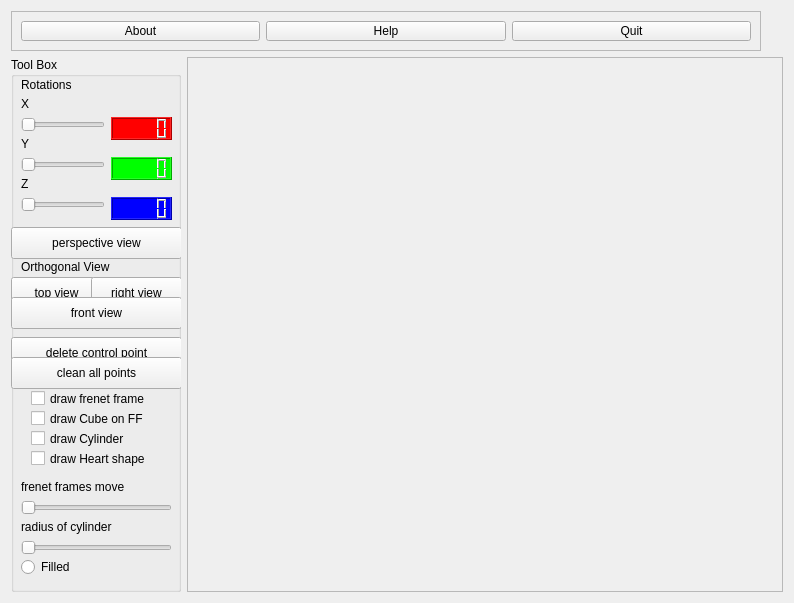
<?xml version="1.0" encoding="UTF-8"?>
<ui version="4.0">
 <class>frmMain</class>
 <widget class="QWidget" name="frmMain">
  <property name="geometry">
   <rect>
    <x>0</x>
    <y>0</y>
    <width>794</width>
    <height>603</height>
   </rect>
  </property>
  <property name="windowTitle">
   <string>OpenGl - Qt -Direct Mode Drawing</string>
  </property>
  <layout class="QGridLayout" name="gridLayout">
   <item row="1" column="1">
    <widget class="QScrollArea" name="glWidgetArea">
     <property name="sizePolicy">
      <sizepolicy hsizetype="Ignored" vsizetype="Ignored">
       <horstretch>0</horstretch>
       <verstretch>0</verstretch>
      </sizepolicy>
     </property>
     <property name="verticalScrollBarPolicy">
      <enum>Qt::ScrollBarAlwaysOff</enum>
     </property>
     <property name="horizontalScrollBarPolicy">
      <enum>Qt::ScrollBarAlwaysOff</enum>
     </property>
     <property name="widgetResizable">
      <bool>true</bool>
     </property>
     <widget class="QWidget" name="scrollAreaWidgetContents">
      <property name="geometry">
       <rect>
        <x>0</x>
        <y>0</y>
        <width>582</width>
        <height>521</height>
       </rect>
      </property>
     </widget>
    </widget>
   </item>
   <item row="0" column="0" colspan="2">
    <widget class="QFrame" name="frame">
     <property name="enabled">
      <bool>true</bool>
     </property>
     <property name="maximumSize">
      <size>
       <width>750</width>
       <height>40</height>
      </size>
     </property>
     <property name="frameShape">
      <enum>QFrame::StyledPanel</enum>
     </property>
     <property name="frameShadow">
      <enum>QFrame::Raised</enum>
     </property>
     <layout class="QHBoxLayout" name="horizontalLayout">
      <item>
       <widget class="QPushButton" name="pushButton_10">
        <property name="text">
         <string>About</string>
        </property>
       </widget>
      </item>
      <item>
       <widget class="QPushButton" name="pushButton_11">
        <property name="text">
         <string>Help</string>
        </property>
       </widget>
      </item>
      <item>
       <widget class="QPushButton" name="btnClose">
        <property name="text">
         <string>Quit</string>
        </property>
       </widget>
      </item>
     </layout>
    </widget>
   </item>
   <item row="1" column="0">
    <widget class="QGroupBox" name="groupBox">
     <property name="maximumSize">
      <size>
       <width>170</width>
       <height>900</height>
      </size>
     </property>
     <property name="title">
      <string>Tool Box</string>
     </property>
     <widget class="QLabel" name="label_2">
      <property name="geometry">
       <rect>
        <x>10</x>
        <y>20</y>
        <width>61</width>
        <height>16</height>
       </rect>
      </property>
      <property name="text">
       <string>Rotations</string>
      </property>
     </widget>
     <widget class="QWidget" name="layoutWidget">
      <property name="geometry">
       <rect>
        <x>10</x>
        <y>80</y>
        <width>151</width>
        <height>54</height>
       </rect>
      </property>
      <layout class="QFormLayout" name="formLayout">
       <item row="1" column="0">
        <widget class="QSlider" name="horizontalSlider_2">
         <property name="maximum">
          <number>360</number>
         </property>
         <property name="pageStep">
          <number>1</number>
         </property>
         <property name="orientation">
          <enum>Qt::Horizontal</enum>
         </property>
        </widget>
       </item>
       <item row="1" column="1">
        <widget class="QLCDNumber" name="lcdNumber_2">
         <property name="styleSheet">
          <string notr="true">background-color: rgb(0, 255, 0);</string>
         </property>
        </widget>
       </item>
       <item row="0" column="0">
        <widget class="QLabel" name="label_3">
         <property name="text">
          <string>Y</string>
         </property>
        </widget>
       </item>
      </layout>
     </widget>
     <widget class="QWidget" name="layoutWidget">
      <property name="geometry">
       <rect>
        <x>10</x>
        <y>40</y>
        <width>151</width>
        <height>54</height>
       </rect>
      </property>
      <layout class="QFormLayout" name="formLayout_2">
       <item row="0" column="0">
        <widget class="QLabel" name="label">
         <property name="text">
          <string>X </string>
         </property>
        </widget>
       </item>
       <item row="1" column="0">
        <widget class="QSlider" name="horizontalSlider">
         <property name="maximum">
          <number>360</number>
         </property>
         <property name="pageStep">
          <number>1</number>
         </property>
         <property name="orientation">
          <enum>Qt::Horizontal</enum>
         </property>
        </widget>
       </item>
       <item row="1" column="1">
        <widget class="QLCDNumber" name="lcdNumber">
         <property name="styleSheet">
          <string notr="true">background-color: rgb(255, 0, 0);</string>
         </property>
        </widget>
       </item>
      </layout>
     </widget>
     <widget class="QWidget" name="layoutWidget">
      <property name="geometry">
       <rect>
        <x>10</x>
        <y>120</y>
        <width>151</width>
        <height>54</height>
       </rect>
      </property>
      <layout class="QFormLayout" name="formLayout_3">
       <item row="0" column="0">
        <widget class="QLabel" name="label_4">
         <property name="text">
          <string>Z</string>
         </property>
        </widget>
       </item>
       <item row="1" column="0">
        <widget class="QSlider" name="horizontalSlider_3">
         <property name="maximum">
          <number>360</number>
         </property>
         <property name="pageStep">
          <number>1</number>
         </property>
         <property name="orientation">
          <enum>Qt::Horizontal</enum>
         </property>
        </widget>
       </item>
       <item row="1" column="1">
        <widget class="QLCDNumber" name="lcdNumber_3">
         <property name="styleSheet">
          <string notr="true">background-color: rgb(0,0, 255);</string>
         </property>
        </widget>
       </item>
      </layout>
     </widget>
     <widget class="QRadioButton" name="radioButton">
      <property name="geometry">
       <rect>
        <x>10</x>
        <y>500</y>
        <width>61</width>
        <height>20</height>
       </rect>
      </property>
      <property name="text">
       <string>Filled</string>
      </property>
     </widget>
     <widget class="QPushButton" name="pushButton">
      <property name="geometry">
       <rect>
        <x>0</x>
        <y>170</y>
        <width>171</width>
        <height>32</height>
       </rect>
      </property>
      <property name="text">
       <string>perspective view</string>
      </property>
     </widget>
     <widget class="QPushButton" name="pushButton_2">
      <property name="geometry">
       <rect>
        <x>0</x>
        <y>220</y>
        <width>91</width>
        <height>32</height>
       </rect>
      </property>
      <property name="text">
       <string>top view</string>
      </property>
     </widget>
     <widget class="QPushButton" name="pushButton_3">
      <property name="geometry">
       <rect>
        <x>80</x>
        <y>220</y>
        <width>91</width>
        <height>32</height>
       </rect>
      </property>
      <property name="text">
       <string>right view</string>
      </property>
     </widget>
     <widget class="QPushButton" name="pushButton_4">
      <property name="geometry">
       <rect>
        <x>0</x>
        <y>240</y>
        <width>171</width>
        <height>32</height>
       </rect>
      </property>
      <property name="text">
       <string>front view</string>
      </property>
     </widget>
     <widget class="QPushButton" name="pushButton_5">
      <property name="geometry">
       <rect>
        <x>0</x>
        <y>280</y>
        <width>171</width>
        <height>32</height>
       </rect>
      </property>
      <property name="text">
       <string>delete control point</string>
      </property>
     </widget>
     <widget class="QSlider" name="horizontalSlider_4">
      <property name="geometry">
       <rect>
        <x>10</x>
        <y>440</y>
        <width>151</width>
        <height>22</height>
       </rect>
      </property>
      <property name="minimum">
       <number>1</number>
      </property>
      <property name="maximum">
       <number>100</number>
      </property>
      <property name="orientation">
       <enum>Qt::Horizontal</enum>
      </property>
     </widget>
     <widget class="QLabel" name="label_5">
      <property name="geometry">
       <rect>
        <x>10</x>
        <y>420</y>
        <width>141</width>
        <height>19</height>
       </rect>
      </property>
      <property name="text">
       <string>frenet frames move</string>
      </property>
     </widget>
     <widget class="QPushButton" name="pushButton_6">
      <property name="geometry">
       <rect>
        <x>0</x>
        <y>300</y>
        <width>171</width>
        <height>32</height>
       </rect>
      </property>
      <property name="text">
       <string>clean all points</string>
      </property>
     </widget>
     <widget class="QCheckBox" name="checkBox_2">
      <property name="geometry">
       <rect>
        <x>20</x>
        <y>350</y>
        <width>141</width>
        <height>23</height>
       </rect>
      </property>
      <property name="text">
       <string>draw Cube on FF</string>
      </property>
     </widget>
     <widget class="QCheckBox" name="checkBox_3">
      <property name="geometry">
       <rect>
        <x>20</x>
        <y>330</y>
        <width>141</width>
        <height>23</height>
       </rect>
      </property>
      <property name="text">
       <string>draw frenet frame</string>
      </property>
      <property name="autoRepeat">
       <bool>true</bool>
      </property>
     </widget>
     <widget class="QLabel" name="label_6">
      <property name="geometry">
       <rect>
        <x>10</x>
        <y>200</y>
        <width>131</width>
        <height>19</height>
       </rect>
      </property>
      <property name="text">
       <string>Orthogonal View</string>
      </property>
     </widget>
     <widget class="QSlider" name="horizontalSlider_5">
      <property name="geometry">
       <rect>
        <x>10</x>
        <y>480</y>
        <width>151</width>
        <height>22</height>
       </rect>
      </property>
      <property name="minimum">
       <number>1</number>
      </property>
      <property name="maximum">
       <number>5</number>
      </property>
      <property name="orientation">
       <enum>Qt::Horizontal</enum>
      </property>
     </widget>
     <widget class="QLabel" name="label_7">
      <property name="geometry">
       <rect>
        <x>10</x>
        <y>460</y>
        <width>141</width>
        <height>19</height>
       </rect>
      </property>
      <property name="text">
       <string>radius of cylinder</string>
      </property>
     </widget>
     <widget class="QCheckBox" name="checkBox_4">
      <property name="geometry">
       <rect>
        <x>20</x>
        <y>390</y>
        <width>141</width>
        <height>23</height>
       </rect>
      </property>
      <property name="text">
       <string>draw Heart shape</string>
      </property>
     </widget>
     <widget class="QCheckBox" name="checkBox">
      <property name="geometry">
       <rect>
        <x>20</x>
        <y>370</y>
        <width>121</width>
        <height>23</height>
       </rect>
      </property>
      <property name="text">
       <string>draw Cylinder</string>
      </property>
     </widget>
    </widget>
   </item>
  </layout>
 </widget>
 <resources/>
 <connections>
  <connection>
   <sender>btnClose</sender>
   <signal>clicked()</signal>
   <receiver>frmMain</receiver>
   <slot>endit()</slot>
   <hints>
    <hint type="sourcelabel">
     <x>753</x>
     <y>45</y>
    </hint>
    <hint type="destinationlabel">
     <x>657</x>
     <y>530</y>
    </hint>
   </hints>
  </connection>
  <connection>
   <sender>btnClose</sender>
   <signal>clicked()</signal>
   <receiver>frmMain</receiver>
   <slot>clear()</slot>
   <hints>
    <hint type="sourcelabel">
     <x>753</x>
     <y>45</y>
    </hint>
    <hint type="destinationlabel">
     <x>650</x>
     <y>579</y>
    </hint>
   </hints>
  </connection>
  <connection>
   <sender>pushButton_10</sender>
   <signal>clicked()</signal>
   <receiver>frmMain</receiver>
   <slot>aboutBut()</slot>
   <hints>
    <hint type="sourcelabel">
     <x>99</x>
     <y>45</y>
    </hint>
    <hint type="destinationlabel">
     <x>793</x>
     <y>41</y>
    </hint>
   </hints>
  </connection>
  <connection>
   <sender>pushButton_11</sender>
   <signal>clicked()</signal>
   <receiver>frmMain</receiver>
   <slot>helpBut()</slot>
   <hints>
    <hint type="sourcelabel">
     <x>437</x>
     <y>45</y>
    </hint>
    <hint type="destinationlabel">
     <x>196</x>
     <y>101</y>
    </hint>
   </hints>
  </connection>
  <connection>
   <sender>btnClose</sender>
   <signal>clicked()</signal>
   <receiver>frmMain</receiver>
   <slot>endit()</slot>
   <hints>
    <hint type="sourcelabel">
     <x>625</x>
     <y>32</y>
    </hint>
    <hint type="destinationlabel">
     <x>194</x>
     <y>215</y>
    </hint>
   </hints>
  </connection>
  <connection>
   <sender>horizontalSlider</sender>
   <signal>valueChanged(int)</signal>
   <receiver>frmMain</receiver>
   <slot>xrot(int)</slot>
   <hints>
    <hint type="sourcelabel">
     <x>107</x>
     <y>132</y>
    </hint>
    <hint type="destinationlabel">
     <x>186</x>
     <y>256</y>
    </hint>
   </hints>
  </connection>
  <connection>
   <sender>horizontalSlider_2</sender>
   <signal>valueChanged(int)</signal>
   <receiver>frmMain</receiver>
   <slot>yrot(int)</slot>
   <hints>
    <hint type="sourcelabel">
     <x>98</x>
     <y>172</y>
    </hint>
    <hint type="destinationlabel">
     <x>188</x>
     <y>306</y>
    </hint>
   </hints>
  </connection>
  <connection>
   <sender>horizontalSlider_3</sender>
   <signal>valueChanged(int)</signal>
   <receiver>frmMain</receiver>
   <slot>zrot(int)</slot>
   <hints>
    <hint type="sourcelabel">
     <x>107</x>
     <y>212</y>
    </hint>
    <hint type="destinationlabel">
     <x>190</x>
     <y>401</y>
    </hint>
   </hints>
  </connection>
  <connection>
   <sender>horizontalSlider</sender>
   <signal>valueChanged(int)</signal>
   <receiver>lcdNumber</receiver>
   <slot>display(int)</slot>
   <hints>
    <hint type="sourcelabel">
     <x>107</x>
     <y>132</y>
    </hint>
    <hint type="destinationlabel">
     <x>175</x>
     <y>132</y>
    </hint>
   </hints>
  </connection>
  <connection>
   <sender>horizontalSlider_2</sender>
   <signal>valueChanged(int)</signal>
   <receiver>lcdNumber_2</receiver>
   <slot>display(int)</slot>
   <hints>
    <hint type="sourcelabel">
     <x>81</x>
     <y>172</y>
    </hint>
    <hint type="destinationlabel">
     <x>175</x>
     <y>172</y>
    </hint>
   </hints>
  </connection>
  <connection>
   <sender>horizontalSlider_3</sender>
   <signal>valueChanged(int)</signal>
   <receiver>lcdNumber_3</receiver>
   <slot>display(int)</slot>
   <hints>
    <hint type="sourcelabel">
     <x>93</x>
     <y>212</y>
    </hint>
    <hint type="destinationlabel">
     <x>175</x>
     <y>212</y>
    </hint>
   </hints>
  </connection>
  <connection>
   <sender>radioButton</sender>
   <signal>clicked(bool)</signal>
   <receiver>frmMain</receiver>
   <slot>filledOn(bool)</slot>
   <hints>
    <hint type="sourcelabel">
     <x>82</x>
     <y>572</y>
    </hint>
    <hint type="destinationlabel">
     <x>190</x>
     <y>550</y>
    </hint>
   </hints>
  </connection>
  <connection>
   <sender>pushButton</sender>
   <signal>clicked()</signal>
   <receiver>frmMain</receiver>
   <slot>pView()</slot>
   <hints>
    <hint type="sourcelabel">
     <x>172</x>
     <y>234</y>
    </hint>
    <hint type="destinationlabel">
     <x>191</x>
     <y>283</y>
    </hint>
   </hints>
  </connection>
  <connection>
   <sender>pushButton_2</sender>
   <signal>clicked()</signal>
   <receiver>frmMain</receiver>
   <slot>tView()</slot>
   <hints>
    <hint type="sourcelabel">
     <x>102</x>
     <y>304</y>
    </hint>
    <hint type="destinationlabel">
     <x>191</x>
     <y>343</y>
    </hint>
   </hints>
  </connection>
  <connection>
   <sender>pushButton_3</sender>
   <signal>clicked()</signal>
   <receiver>frmMain</receiver>
   <slot>rView()</slot>
   <hints>
    <hint type="sourcelabel">
     <x>182</x>
     <y>284</y>
    </hint>
    <hint type="destinationlabel">
     <x>192</x>
     <y>377</y>
    </hint>
   </hints>
  </connection>
  <connection>
   <sender>pushButton_4</sender>
   <signal>clicked()</signal>
   <receiver>frmMain</receiver>
   <slot>fView()</slot>
   <hints>
    <hint type="sourcelabel">
     <x>172</x>
     <y>314</y>
    </hint>
    <hint type="destinationlabel">
     <x>188</x>
     <y>446</y>
    </hint>
   </hints>
  </connection>
  <connection>
   <sender>pushButton_5</sender>
   <signal>clicked()</signal>
   <receiver>frmMain</receiver>
   <slot>dPoint()</slot>
   <hints>
    <hint type="sourcelabel">
     <x>174</x>
     <y>364</y>
    </hint>
    <hint type="destinationlabel">
     <x>187</x>
     <y>480</y>
    </hint>
   </hints>
  </connection>
  <connection>
   <sender>pushButton_6</sender>
   <signal>clicked()</signal>
   <receiver>frmMain</receiver>
   <slot>cleanPoint()</slot>
   <hints>
    <hint type="sourcelabel">
     <x>160</x>
     <y>356</y>
    </hint>
    <hint type="destinationlabel">
     <x>192</x>
     <y>518</y>
    </hint>
   </hints>
  </connection>
  <connection>
   <sender>horizontalSlider_4</sender>
   <signal>valueChanged(int)</signal>
   <receiver>frmMain</receiver>
   <slot>moveFrenetFrame(int)</slot>
   <hints>
    <hint type="sourcelabel">
     <x>158</x>
     <y>504</y>
    </hint>
    <hint type="destinationlabel">
     <x>189</x>
     <y>581</y>
    </hint>
   </hints>
  </connection>
  <connection>
   <sender>checkBox</sender>
   <signal>clicked(bool)</signal>
   <receiver>frmMain</receiver>
   <slot>drawCylinder(bool)</slot>
   <hints>
    <hint type="sourcelabel">
     <x>132</x>
     <y>435</y>
    </hint>
    <hint type="destinationlabel">
     <x>223</x>
     <y>601</y>
    </hint>
   </hints>
  </connection>
  <connection>
   <sender>checkBox_2</sender>
   <signal>clicked(bool)</signal>
   <receiver>frmMain</receiver>
   <slot>drawCube(bool)</slot>
   <hints>
    <hint type="sourcelabel">
     <x>157</x>
     <y>425</y>
    </hint>
    <hint type="destinationlabel">
     <x>380</x>
     <y>597</y>
    </hint>
   </hints>
  </connection>
  <connection>
   <sender>checkBox_3</sender>
   <signal>clicked(bool)</signal>
   <receiver>frmMain</receiver>
   <slot>drawFrenetF(bool)</slot>
   <hints>
    <hint type="sourcelabel">
     <x>172</x>
     <y>405</y>
    </hint>
    <hint type="destinationlabel">
     <x>83</x>
     <y>594</y>
    </hint>
   </hints>
  </connection>
  <connection>
   <sender>horizontalSlider_5</sender>
   <signal>valueChanged(int)</signal>
   <receiver>frmMain</receiver>
   <slot>sendRadiusOfCyln(int)</slot>
   <hints>
    <hint type="sourcelabel">
     <x>136</x>
     <y>539</y>
    </hint>
    <hint type="destinationlabel">
     <x>193</x>
     <y>431</y>
    </hint>
   </hints>
  </connection>
  <connection>
   <sender>checkBox_4</sender>
   <signal>clicked(bool)</signal>
   <receiver>frmMain</receiver>
   <slot>setHeart(bool)</slot>
   <hints>
    <hint type="sourcelabel">
     <x>135</x>
     <y>452</y>
    </hint>
    <hint type="destinationlabel">
     <x>192</x>
     <y>188</y>
    </hint>
   </hints>
  </connection>
 </connections>
 <slots>
  <slot>pushmebut()</slot>
  <slot>xrot(int)</slot>
  <slot>yrot(int)</slot>
  <slot>zrot(int)</slot>
  <slot>xFrom(int)</slot>
  <slot>yFrom(int)</slot>
  <slot>zFrom(int)</slot>
  <slot>filledOn(bool)</slot>
  <slot>pView()</slot>
  <slot>tView()</slot>
  <slot>rView()</slot>
  <slot>fView()</slot>
  <slot>dPoint()</slot>
  <slot>cleanPoint()</slot>
  <slot>moveFrenetFrame(int)</slot>
  <slot>drawFrenetF(bool)</slot>
  <slot>drawCylinder(bool)</slot>
  <slot>drawCube(bool)</slot>
  <slot>sendRadiusOfCyln(int)</slot>
  <slot>setHeart(bool)</slot>
 </slots>
</ui>
